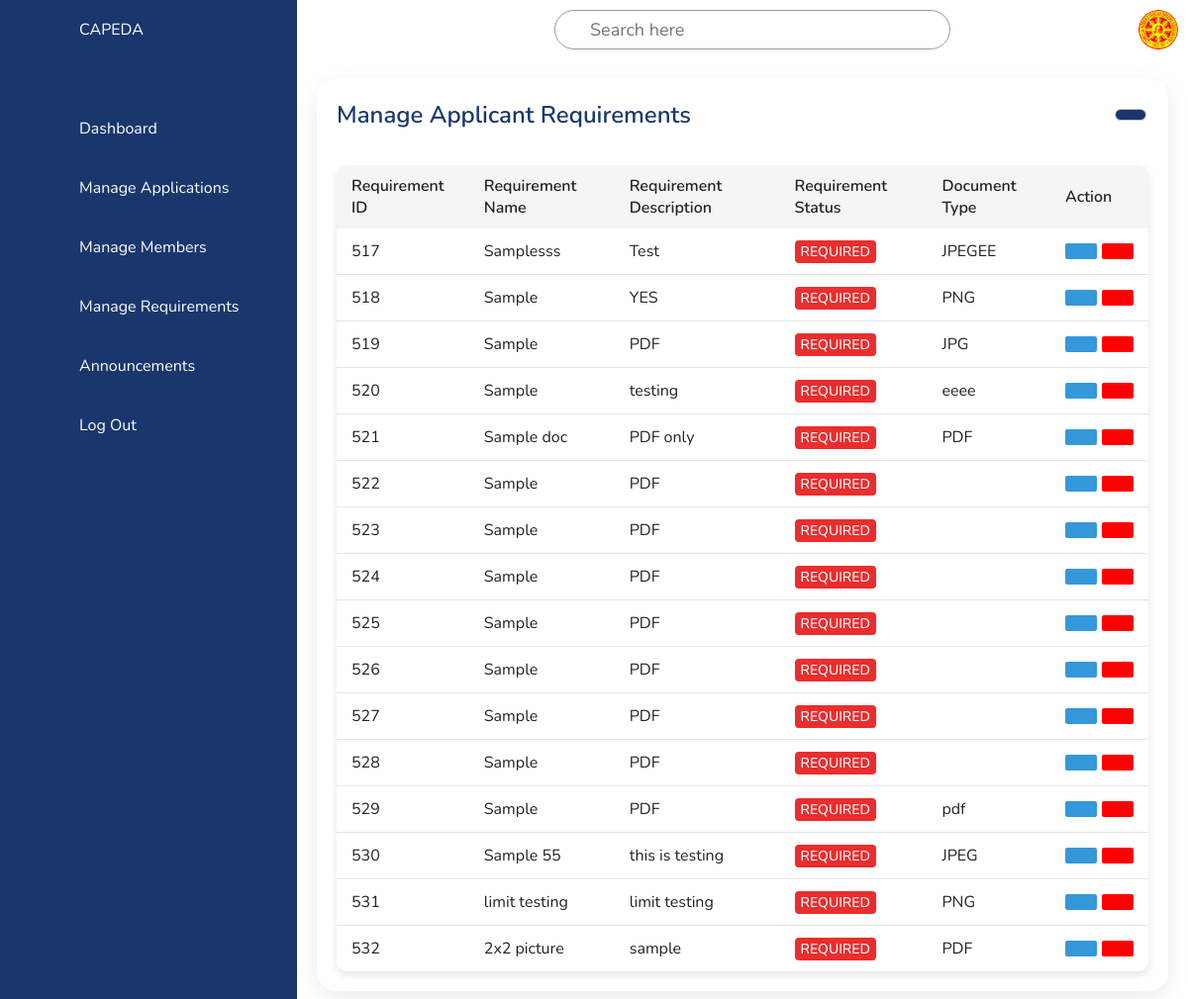
Page /ADMIN/adminManageRequirements.php on the earlier database version.
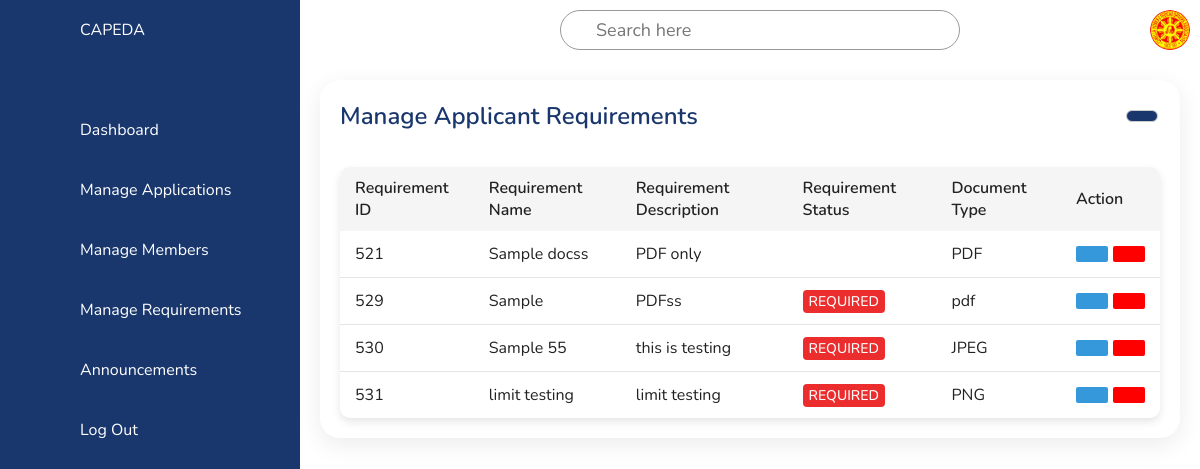
Same page on the later database version.
### tables this page shows
CREATE TABLE `required_documents` (
  `document_id` int(11) NOT NULL,
  `document_name` varchar(255) NOT NULL,
  `document_description` varchar(255) NOT NULL,
  `is_required` enum('required','optional','','') NOT NULL,
  `document_type` varchar(255) NOT NULL,
  `created_at` timestamp NOT NULL DEFAULT current_timestamp(),
  `updated_at` timestamp NOT NULL DEFAULT current_timestamp()
);

### ADMIN/adminManageRequirements.php (the view, shortened to what this page needs)
<!DOCTYPE html>
<html lang="en">
<head>
  <link rel="stylesheet" href="../css/admin/adminManageRequirements.css" />
  <link rel="stylesheet" href="../script/ADMIN/global.css">
</head>
<body>
  <?php
  include 'adminNavigation.php';
  ?>
  <div class="main">
    <div class="topbar">
      <div class="toggle">
      </div>
      <div class="search">
        <label for="">
          <input type="text" placeholder="Search here" />
        </label>
      </div>
      <div class="user">
        <img src="../images/logo.jpg" alt="Sample pic" />
      </div>
    </div>
    <div class="details">
      <div class="recentApplications">
        <div class="applicationHeader">
          <h2>Manage Applicant Requirements</h2>
          <div class="button-container">
            <a href="#" class="btn modal-trigger" data-modal-id="<?php echo 'requirement' ?>">
            </a>
            <?php
            include('modals/addrequirement_modal.php');
            ?>
          </div>
        </div>
        <table class="applications-table">
          <thead>
            <tr>
              <th>Requirement ID</th>
              <th>Requirement Name</th>
              <th>Requirement Description</th>
              <th>Requirement Status</th>
              <th>Document Type</th>
              <th class="action-header" colspan="3">Action</th>
            </tr>
          </thead>
          <tbody>
            <?php
            $sql = mysqli_query($conn, "SELECT * from required_documents ORDER BY document_id ASC") or die(mysqli_error($conn));
            if (mysqli_num_rows($sql) > 0) {
              while ($row = mysqli_fetch_array($sql)) {
                $document_id = $row['document_id'];
                $document_name = $row['document_name'];
                $document_description = $row['document_description'];
                $document_status = $row['is_required'];
                $document_type = $row['document_type'];
            ?>
                <tr>
                  <td><?php echo $document_id; ?></td>
                  <td><?php echo $document_name ?></td>
                  <td><?php echo $document_description ?></td>
                  <td><span class="status <?php echo $document_status === 'required' ? 'required' : 'optional'; ?>"><?php echo strtoupper($document_status) ?></span></td>
                  <td><?php echo $document_type ?></td>
                  <td>
                    <div class="action-buttons">
                      <button type="button" class="action-button editBtn modal-trigger" data-modal-id="<?php echo 'EditRequirement' . $document_id ?>">
                      </button>
                      <button type="button" class="action-button deleteBtn modal-trigger" data-modal-id="<?php echo 'deleteRequirementModal' . $document_id; ?>" data-doocument-name="<?php echo $row['document_name'] ?>">
                      </button>
                    <?php include('modals/view_modal1.php'); ?>
                  </td>
                </tr>
            <?php
              }
            } else {
              echo "Record not Found";
            }
            ?>
          </tbody>
        </table>
      </div>
    </div>
  </div>
</body>
</html>

### ADMIN/adminNavigation.php
<div class="container">
    <div class="navigation">
        <ul>
            <li>
                <a href="">
                    <span class="icon"><ion-icon name="car-outline"></ion-icon></span>
                    <span class="title">CAPEDA</span>
                </a>
            </li>
            <li>
                <a href="admindashboard.php">
                    <span class="icon"><ion-icon name="home-outline"></ion-icon></span>
                    <span class="title">Dashboard</span>
                </a>
            </li>
            <li>
                <a href="adminManageApplications.php">
                    <span class="icon"><ion-icon name="bar-chart-outline"></ion-icon></span>
                    <span class="title">Manage Applications</span>
                </a>
            </li>
            <li>
                <a href="adminManageMembers.php">
                    <span class="icon"><ion-icon name="people-outline"></ion-icon></span>
                    <span class="title">Manage Members</span>
                </a>
            </li>
            <li>
                <a href="adminManageRequirements.php">
                    <span class="icon"><ion-icon name="settings-outline"></ion-icon>
                    </span>
                    <span class="title">Manage Requirements</span>
                </a>
            </li>
            <li>
                <a href="adminManageNewsAndAlerts.php">
                    <span class="icon"><ion-icon name="alert-outline"></ion-icon></span>
                    <span class="title">Announcements</span>
                </a>
            </li>
            <li>
                <a href="">
                    <span class="icon"><ion-icon name="exit-outline"></ion-icon></span>
                    <span class="title modal-trigger" data-modal-id="logOutModal">Log Out</span>
                </a>
            </li>
        </ul>
    </div>
</div>

### ADMIN/modals/view_modal1.php (shortened to what this page needs)
</div>

### css/admin/adminManageRequirements.css (style rules this page uses)
* { font-family: "Nunito", sans-serif; margin: 0; padding: 0; box-sizing: border-box; }
:root { --dBlue: #19376d; --white: #fff; --gray: #f5f5f5; --black1: #222; --black2: #999; }
body { min-height: 100vh; overflow-x: hidden; }
.container { position: relative; width: 100%; }
.navigation { position: fixed; width: 300px; height: 100%; background: var(--dBlue); border-left: 10px solid var(--dBlue); transition: 0.5s; overflow: hidden; }
.navigation ul { position: absolute; top: 0; left: 0; width: 100%; }
.navigation ul li { position: relative; width: 100%; list-style: none; border-top-left-radius: 30px; border-bottom-left-radius: 30px; }
.navigation ul li:nth-child(1) { margin-bottom: 40px; pointer-events: none; }
.navigation ul li a { position: relative; display: block; width: 100%; display: flex; text-decoration: none; color: var(--white); }
.navigation ul li a .icon { position: relative; display: block; min-width: 60px; height: 60px; line-height: 75px; text-align: center; }
.navigation ul li a .title { position: relative; display: block; padding: 0 10px; height: 60px; line-height: 60px; text-align: start; white-space: nowrap; }
.main { position: absolute; width: calc(100% - 300px); left: 300px; min-height: 100vh; background: var(--white); transition: 0.5s; }
.topbar { width: 100%; height: 60px; display: flex; justify-content: space-between; align-items: center; padding: 0 10px; }
.toggle { position: relative; width: 60px; height: 60px; display: flex; justify-content: center; align-items: center; font-size: 2rem; cursor: pointer; }
.search { position: relative; width: 400px; margin: 0 10px; }
.search label { position: relative; width: 100%; }
.search label input { width: 100%; height: 40px; border-radius: 40px; padding: 5px 20px; padding-left: 35px; font-size: 18px; outline: none; border: 1px solid var(--black2); }
.user { position: relative; width: 40px; height: 40px; border-radius: 50%; overflow: hidden; cursor: pointer; }
.user img { position: absolute; top: 0; left: 0; width: 100%; height: 100%; object-fit: cover; }
.details { position: relative; width: 100%; padding: 20px; display: grid; grid-template-columns: 1fr; grid-gap: 30px; }
.details .recentApplications { position: relative; display: grid; min-height: 300px; background: var(--white); padding: 20px; box-shadow: 0 7px 25px rgba(0, 0, 0, 0.08); border-radius: 20px; }
.details .applicationHeader { display: flex; justify-content: space-between; align-items: center; margin-bottom: 15px; }
.applicationHeader h2 { font-weight: 600; color: var(--dBlue); font-size: 1.5rem; }
.button-container { display: flex; gap: 10px; }
.applicationHeader .btn { font-size: 22px; padding: 5px 15px; background: var(--dBlue); text-decoration: none; color: var(--white); border-radius: 6px; font-weight: 500; transition: background 0.3s ease; }
.details table thead td, .details .recentApplications table tbody tr td { padding: 12px 15px; text-align: left; vertical-align: middle; }
.details table { width: 100%; border-collapse: collapse; margin-top: 20px; font-size: 16px; background-color: var(--white); border-radius: 10px; overflow: hidden; box-shadow: 0 4px 8px rgba(0, 0, 0, 0.1); }
.details table thead th { font-weight: 600; text-align: left; padding: 10px 15px; background-color: var(--gray); }
.details .recentApplications table tr { color: var(--black1); border-bottom: 1px solid rgba(0, 0, 0, 0.1); transition: background 0.3s ease; }
.details .recentApplications table tr:last-child { border-bottom: none; }
.details .recentApplications table tr td { padding: 12px 15px; text-align: left; vertical-align: middle; }
.status { padding: 2px 6px; border-radius: 4px; font-size: 14px; font-weight: 500; }
.action-header { text-align: center; }
.action-buttons { display: flex; gap: 5px; }
.action-button { padding: 8px 16px; background-color: #3498db; color: #fff; border: none; border-radius: 2px; cursor: pointer; display: flex; align-items: center; justify-content: center; }
.deleteBtn { background-color: red; }
label:not(.form-check-label):not(.custom-file-label) { font-weight: 700; }

Differences in the rows shown:
removed required_documents: document_id "517", document_name "Samplesss", document_description "Test", is_required "REQUIRED", document_type "JPEGEE"
removed required_documents: document_id "518", document_name "Sample", document_description "YES", is_required "REQUIRED", document_type "PNG"
removed required_documents: document_id "519", document_name "Sample", document_description "PDF", is_required "REQUIRED", document_type "JPG"
removed required_documents: document_id "520", document_name "Sample", document_description "testing", is_required "REQUIRED", document_type "eeee"
removed required_documents: document_id "522", document_name "Sample", document_description "PDF", is_required "REQUIRED"
removed required_documents: document_id "523", document_name "Sample", document_description "PDF", is_required "REQUIRED"
removed required_documents: document_id "524", document_name "Sample", document_description "PDF", is_required "REQUIRED"
removed required_documents: document_id "525", document_name "Sample", document_description "PDF", is_required "REQUIRED"
removed required_documents: document_id "526", document_name "Sample", document_description "PDF", is_required "REQUIRED"
removed required_documents: document_id "527", document_name "Sample", document_description "PDF", is_required "REQUIRED"
removed required_documents: document_id "528", document_name "Sample", document_description "PDF", is_required "REQUIRED"
removed required_documents: document_id "532", document_name "2x2 picture", document_description "sample", is_required "REQUIRED", document_type "PDF"
changed required_documents "PDF only": document_name "Sample doc" → "Sample docss"; is_required "REQUIRED" → (not shown)
changed required_documents "Sample": document_description "PDF" → "PDFss"
